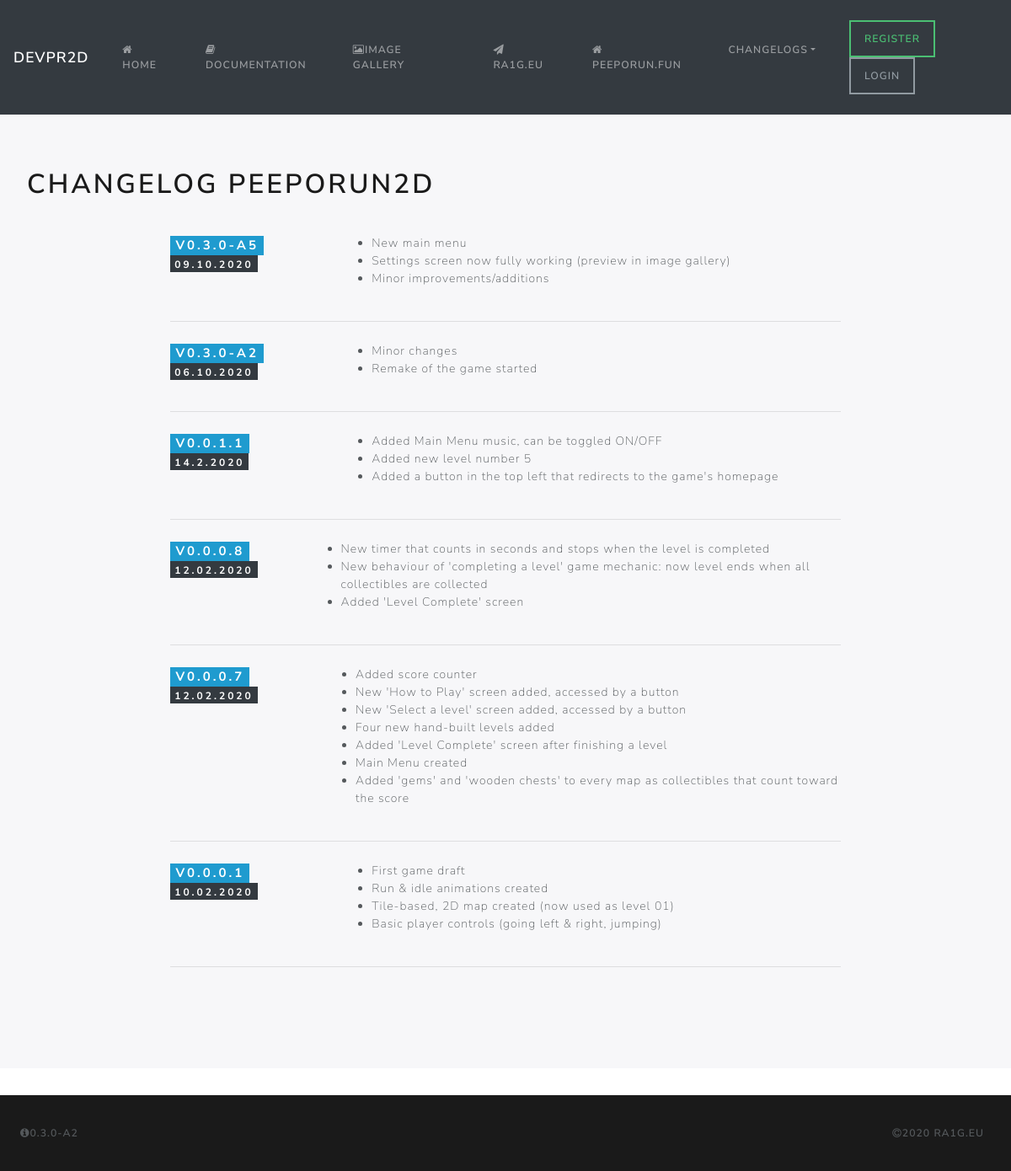
Screenshot of /changelogpr.php with the database file from the repository.
### tables this page shows
CREATE TABLE `menu` (
  `idmenu` int(11) NOT NULL,
  `meno` varchar(55) NOT NULL,
  `file_path` varchar(90) DEFAULT NULL,
  `icon` varchar(90) NOT NULL,
  `menuorder` int(11) NOT NULL
);

CREATE TABLE `changelogpr` (
  `id` int(11) NOT NULL,
  `date` varchar(100) NOT NULL,
  `version` varchar(20) NOT NULL,
  `text` longtext NOT NULL
);

### classes/DB.php (called while the page is built, shortened)
<?php
class DB
{
    private $connection;
    public function __construct($host, $username, $password, $dbname, $port = 3306)
    {
        $this->host = $host;
        $this->username = $username;
        $this->password = $password;
        $this->dbname = $dbname;
        $this->port = $port;
        try{
            $connection = new PDO("mysql:host=".$this->host.";dbname=".$this->dbname.";port=".$this->port, $this->username, $this->password);
            $connection->setAttribute(PDO::ATTR_ERRMODE, PDO::ERRMODE_EXCEPTION);
            $this->connection = $connection;
        } catch(PDOException $exception){
            echo "Error while connecting to DB". $exception->getMessage();
        }
    }
        public function getMenuItems(){
            $sql = "SELECT * FROM menu ORDER BY menuorder";
            $stmt = $this->connection->prepare($sql);
            $stmt->execute();
            return $stmt->fetchAll(PDO::FETCH_ASSOC);
        }
    public function getChangelogprItems(){
        $sql = "SELECT * FROM changelogpr ORDER BY version DESC";
        $stmt = $this->connection->prepare($sql);
        $stmt->execute();
        return $stmt->fetchAll(PDO::FETCH_ASSOC);
    }
}
?>

### changelogpr.php (the view, shortened to what this page needs)
<!doctype html>
<html>
<head>
    <?php
    include_once ("header.php");
    ?>
</head>
<body>
<nav class="navbar navbar-expand-lg navbar-dark bg-dark">
    <?php include_once ("menu.php");
    $changelogitems = $db->getChangelogprItems();
        ?>
</nav>
<div class="jumbotron">
    <h1 class="display-5">Changelog PeepoRun2D</h1>
    <div class="changelog">
        <div class="wrapper">
            <?php foreach($changelogitems as $key => $changelogitem){
                ?>
                <div class="changelog__item">
                    <div class="changelog__meta">
                        <h4 class="changelog__title" id="chversion"><span class="badge badge-info">v<?php echo $changelogitem['version']; ?></span></h4>
                        <h5 class="changelog__date" id="chdate"><span class="badge badge-dark"><?php echo $changelogitem['date']; ?></span></h5>
                    </div>
                    <div class="changelog__detail" id="chtext">
                            <?php echo $changelogitem['text']; ?>
                    </div>
                </div>
                <hr class="my-4">
            <?php } ?>
        </div>
    </div>
</div>
<?php include_once ("footer.php"); ?>
</body>
</html>

### menu.php (shortened to what this page needs)
<?php
include_once ("classes/DB.php");
$db = new DB("localhost","root","","devpeeporun", 3306);
$menuItems = $db->getMenuItems();
?>
<a class="navbar-brand" href="#">
    <?php if(empty($_SESSION["id"])) {
        echo "DEVPR2D";
    }else{
        echo 'Welcome back <span class="badge badge-success">'; echo $user->username; echo '</span>';
    }
    ?>
</a>
<div class="collapse navbar-collapse" id="navbarColor01">
    <ul class="navbar-nav mr-auto">
        <?php foreach($menuItems as $key => $menuItem){
        ?>
        <li class="nav-item">
            <a class="nav-link" href="<?php echo $menuItem['file_path']; ?>"><i class="<?php echo $menuItem['icon']; ?>"></i><?php echo $menuItem['meno']; ?></a>
        </li>
        <?php } ?>
        <li class="nav-item dropdown">
            <a class="nav-link dropdown-toggle" data-toggle="dropdown" href="#" role="button" aria-haspopup="true" aria-expanded="false">Changelogs</a>
        </li>
    </ul>
    <form class="form-inline my-2 my-lg-0">
<?php if(empty($_SESSION["id"])) {?>
        <a class="nav-link btn btn-outline-success" href="register.php">Register</a>
        <a class="nav-link btn btn-outline-secondary" href="login.php">Login</a>
        <?php } else { ?>
        <a class="nav-link btn btn-outline-success" href="myprofile.php">My profile </a>
        <a class="nav-link btn btn-outline-danger" href="logout.php">Logout</a>
        <?php } ?>
    </form>
</div>

### css/secondary.css (style rules this page uses)
.changelog { background-color: var(--bg-color); padding: 2rem 0; }
.changelog__item { display: flex; }
.changelog__meta { flex-basis: 25%; }
.changelog__title { margin-bottom: 0; }
.wrapper { margin: 0 auto; width: 70%; }

### rows the page displays
menu: meno "HOME"
menu: meno "DOCUMENTATION"
menu: meno "IMAGE GALLERY"
menu: meno "RA1G.EU"
menu: meno "PEEPORUN.FUN"
changelogpr: version "0.3.0-A5", date "09.10.2020", text "New main menu Settings screen now fully working (preview in image gallery) Minor improvements/additions"
changelogpr: version "0.3.0-A2", date "06.10.2020", text "Minor changes Remake of the game started"
changelogpr: version "0.0.1.1", date "14.2.2020", text "Added Main Menu music, can be toggled ON/OFF Added new level number 5 Added a button in the top left that redirects to the game's homepage"
changelogpr: version "0.0.0.8", date "12.02.2020", text "New timer that counts in seconds and stops when the level is completed New behaviour of 'completing a level' game mechanic: now level ends when all collectibles are collected Added 'Level Complete' screen"
changelogpr: version "0.0.0.7", date "12.02.2020", text "Added score counter New 'How to Play' screen added, accessed by a button New 'Select a level' screen added, accessed by a button Four new hand-built levels added Added 'Level Complete' screen after finishing a level Main Menu created Added 'gems' and 'wooden chests' to every map as collectibles that count toward the score"
changelogpr: version "0.0.0.1", date "10.02.2020", text "First game draft Run & idle animations created Tile-based, 2D map created (now used as level 01) Basic player controls (going left & right, jumping)"
